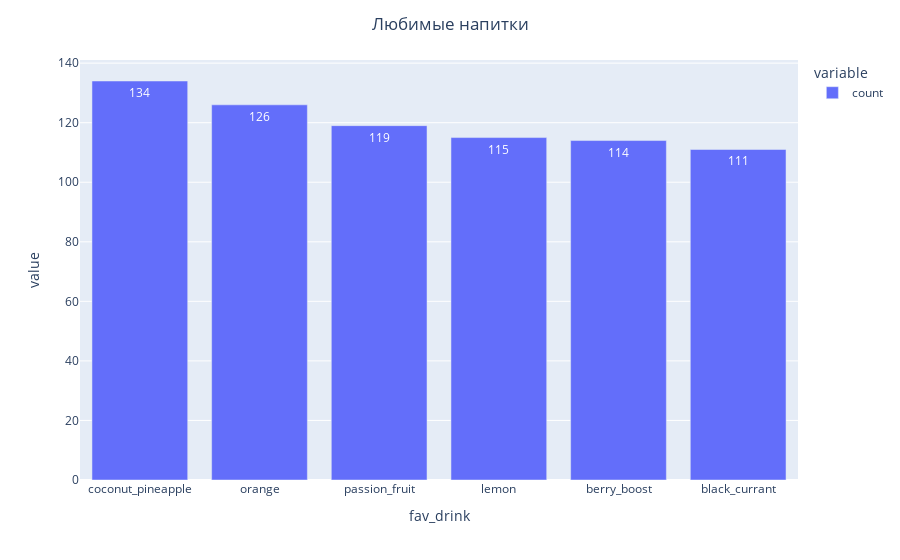

Notebook code cell kept with this figure:
### Code cell
drinks = df['fav_drink'].str.split(', ').explode()
drinks.value_counts()

fig = px.bar(data_frame=drinks.value_counts()[1:], text_auto = True) #исключаем без абонемента на напитки
fig.update_layout(title='Любимые напитки', title_x= 0.5)

### Figure 1 — Plotly figure (JSON) as saved in the notebook; plotly's stock layout.template omitted (floating-point values rounded to 4 significant figures)
{"data": [{"hovertemplate": "variable=count<br>fav_drink=%{x}<br>value=%{y}<extra></extra>", "legendgroup": "count", "marker": {"color": "#636efa", "pattern": {"shape": ""}}, "name": "count", "orientation": "v", "showlegend": true, "textposition": "auto", "texttemplate": "%{y}", "type": "bar", "x": ["coconut_pineapple", "orange", "passion_fruit", "lemon", "berry_boost", "black_currant"], "xaxis": "x", "y": [134, 126, 119, 115, 114, 111], "yaxis": "y"}], "layout": {"barmode": "relative", "legend": {"title": {"text": "variable"}, "tracegroupgap": 0}, "margin": {"t": 60}, "title": {"text": "Любимые напитки", "x": 0.5}, "xaxis": {"anchor": "y", "domain": [0, 1], "title": {"text": "fav_drink"}}, "yaxis": {"anchor": "x", "domain": [0, 1], "title": {"text": "value"}}}}
